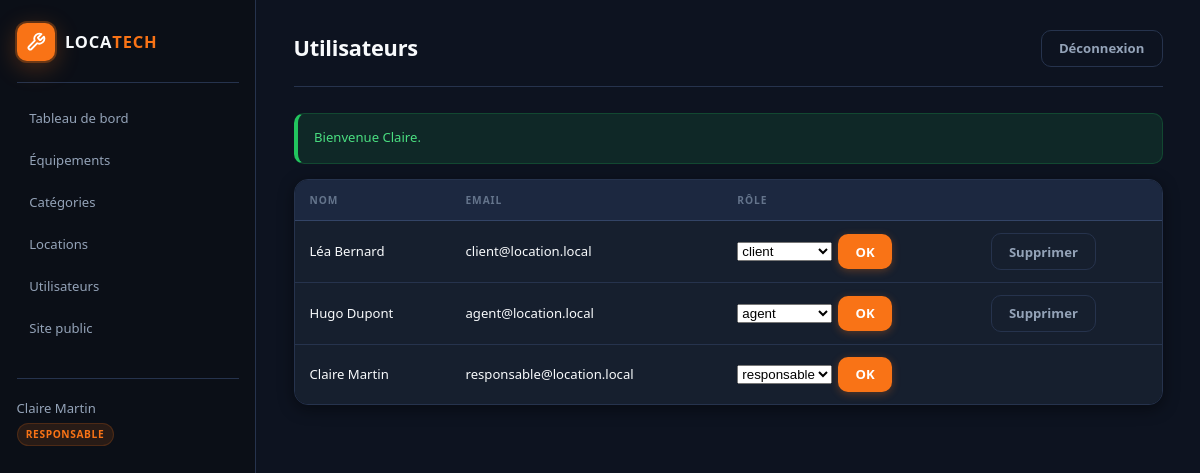
Screenshot of /admin/utilisateurs (signed in) with the database file from the repository.
### tables this page shows
CREATE TABLE utilisateur (
    id INT UNSIGNED AUTO_INCREMENT PRIMARY KEY,
    nom VARCHAR(100) NOT NULL,
    prenom VARCHAR(100) NOT NULL,
    email VARCHAR(180) NOT NULL UNIQUE,
    password VARCHAR(255) NOT NULL,
    role ENUM('client', 'agent', 'responsable') NOT NULL DEFAULT 'client'
);

### config/helpers.php (called while the page is built, shortened)
<?php
function url(string $path = ''): string
{
    $path = ltrim($path, '/');
    return BASE_URL . '/' . $path;
}
function view(string $path, array $data = []): void
{
    extract($data, EXTR_SKIP);
    $file = APP_ROOT . DIRECTORY_SEPARATOR . 'views' . DIRECTORY_SEPARATOR . str_replace('/', DIRECTORY_SEPARATOR, $path) . '.php';
    require $file;
}
function e(?string $value): string
{
    return htmlspecialchars((string) $value, ENT_QUOTES, 'UTF-8');
}
function flash(string $key, ?string $message = null)
{
    if (!isset($_SESSION['flash'][$key])) {
        return null;
    }
    $value = $_SESSION['flash'][$key];
    return $value;
}
function current_user(): ?array
{
    return $_SESSION['user'] ?? null;
}
function has_role(string ...$roles): bool
{
    $user = current_user();
    return $user !== null && in_array($user['role'], $roles, true);
}

### controllers/AuthController.php (called while the page is built, shortened)
<?php
class AuthController
{
    private Utilisateur $utilisateur;
    public function __construct()
    {
        $this->utilisateur = new Utilisateur();
    }
    public function utilisateurs(): void
    {
        view('back/utilisateurs', [
            'utilisateurs' => $this->utilisateur->findAll(),
        ]);
    }
}

### models/Utilisateur.php (called while the page is built, shortened)
<?php
class Utilisateur
{
    private PDO $db;
    public function __construct(?PDO $pdo = null)
    {
        $this->db = $pdo ?? Database::getConnection();
    }
    public function findAll(): array
    {
        $stmt = $this->db->query(
            'SELECT id, nom, prenom, email, role FROM utilisateur ORDER BY nom, prenom'
        );
        return $stmt->fetchAll();
    }
}

### config/autoload.php (called while the page is built, shortened)
<?php
spl_autoload_register(function (string $class): void {
    $directories = [
        APP_ROOT . DIRECTORY_SEPARATOR . 'models',
        APP_ROOT . DIRECTORY_SEPARATOR . 'controllers',
        APP_ROOT . DIRECTORY_SEPARATOR . 'config',
    ];
    foreach ($directories as $directory) {
        $file = $directory . DIRECTORY_SEPARATOR . $class . '.php';
        if (is_file($file)) {
            return;
        }
    }
});

### config/Database.php (called while the page is built, shortened)
<?php
class Database
{
    private static ?PDO $instance = null;
    public static function getConnection(): PDO
    {
        if (self::$instance === null) {
            $dsn = sprintf(
                'mysql:host=%s;port=%s;dbname=%s;charset=%s',
                DB_HOST,
                DB_PORT,
                DB_NAME,
                DB_CHARSET
            );
            $options = [
                PDO::ATTR_ERRMODE => PDO::ERRMODE_EXCEPTION,
                PDO::ATTR_DEFAULT_FETCH_MODE => PDO::FETCH_ASSOC,
                PDO::ATTR_EMULATE_PREPARES => false,
                PDO::MYSQL_ATTR_INIT_COMMAND => 'SET NAMES utf8mb4 COLLATE utf8mb4_unicode_ci',
            ];
            try {
                self::$instance = new PDO($dsn, DB_USER, DB_PASS, $options);
            } catch (PDOException $e) {
                error_log('Database connection error: ' . $e->getMessage());
                throw new RuntimeException(
                    'Impossible de se connecter à la base de données. Vérifiez la configuration MySQL (location_db).'
                );
            }
        }
        return self::$instance;
    }
}

### views/back/utilisateurs.php (the view, shortened to what this page needs)
<?php
$title = 'Utilisateurs';
require APP_ROOT . '/views/layout/admin_header.php';
?>
<div class="table-wrap">
    <table>
        <thead>
        <tr>
            <th>Nom</th>
            <th>Email</th>
            <th>Rôle</th>
            <th></th>
        </tr>
        </thead>
        <tbody>
        <?php foreach ($utilisateurs as $u): ?>
            <tr>
                <td><?= e($u['prenom'] . ' ' . $u['nom']) ?></td>
                <td><?= e($u['email']) ?></td>
                <td>
                    <form method="post" action="<?= e(url('admin/utilisateurs')) ?>" class="inline-form">
                        <select name="role">
                            <?php foreach (ROLES as $role): ?>
                                <option value="<?= e($role) ?>" <?= $u['role'] === $role ? 'selected' : '' ?>><?= e($role) ?></option>
                            <?php endforeach; ?>
                        </select>
                        <button class="btn btn-primary" type="submit">OK</button>
                    </form>
                </td>
                <td>
                    <?php if ((int) $u['id'] !== (int) current_user()['id']): ?>
                        <form method="post" action="<?= e(url('admin/utilisateurs')) ?>" onsubmit="return confirm('Supprimer cet utilisateur ?');">
                            <button class="btn btn-ghost" type="submit">Supprimer</button>
                        </form>
                    <?php endif; ?>
                </td>
            </tr>
        <?php endforeach; ?>
        </tbody>
    </table>
</div>
<?php require APP_ROOT . '/views/layout/admin_footer.php'; ?>

### views/layout/admin_header.php (shortened to what this page needs)
<?php
$user = current_user();
$success = flash('success');
?>
<!DOCTYPE html>
<html lang="fr">
<head>
    <link rel="stylesheet" href="<?= e(url('css/style.css')) ?>">
</head>
<body class="back-office">
<div class="admin-shell">
    <aside class="sidebar">
        <a class="brand" href="<?= e(url('admin')) ?>">
            <span class="brand-mark" aria-hidden="true">
            </span>
            <span class="brand-name">LOCA<strong>TECH</strong></span>
        </a>
        <nav>
            <a href="<?= e(url('admin')) ?>">Tableau de bord</a>
            <a href="<?= e(url('admin/equipements')) ?>">Équipements</a>
            <a href="<?= e(url('admin/categories')) ?>">Catégories</a>
            <a href="<?= e(url('admin/locations')) ?>">Locations</a>
            <?php if (has_role('responsable')): ?>
                <a href="<?= e(url('admin/utilisateurs')) ?>">Utilisateurs</a>
            <?php endif; ?>
            <a href="<?= e(url()) ?>">Site public</a>
        </nav>
        <p class="sidebar-user"><?= e($user['prenom'] . ' ' . $user['nom']) ?><br><small><?= e($user['role']) ?></small></p>
    </aside>
    <div class="admin-main">
        <header class="admin-top">
            <h1><?= e($title ?? 'Administration') ?></h1>
            <a class="btn btn-ghost" href="<?= e(url('logout')) ?>">Déconnexion</a>
        </header>
        <?php if ($success): ?>
            <div class="alert alert-success"><?= e($success) ?></div>
        <?php endif; ?>

### rows the page displays
utilisateur: prenom+nom "Claire Martin", role "RESPONSABLE", email "responsable@location.local"
utilisateur: prenom+nom "Léa Bernard", email "client@location.local"
utilisateur: prenom+nom "Hugo Dupont", email "agent@location.local"

### other values shown
$title "Utilisateurs"
$success "Bienvenue Claire."
form field role "client"
form field role "agent"
form field role "responsable"
